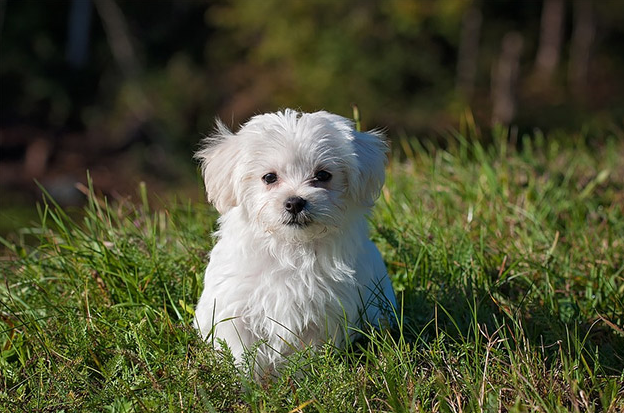
#> input picture images/dog_img.png, 624 x 413 px
$ python cv38_pyramid.py
#> lines starting #> are read from the running program, lines starting #| are printed output that depends on the picture; after the words box and inside, x2 and y2 are one past the last pixel; in counts of white or black regions, pixels touching at a corner belong together
# 영상 다운 샘플링
# cv2.pyrDown(src, dst, dstsize, borderType)
# src: 입력영상, dst: 출력영상
# dstsize: 출력영상크기, 따로 설정하지 않는 경우 입력영상의 가로,세로 1/2크기로 설정

import sys, cv2, numpy as np

src = cv2.imread('./images/dog_img.png')
#> src is the input picture: shape (413, 624, 3); mean B, G, R 52.9, 80.6, 77.6
if src is None:
    print("Image load failed")
    sys.exit()

# 강아지 얼굴에만 사각형 그리기
rc = (220,110,150,150) # (x,y,w,h)
cpy = src.copy() # 복사본. 원본은 건드리는거 아님
cv2.rectangle(cpy, rc, (0,0,255), 2)
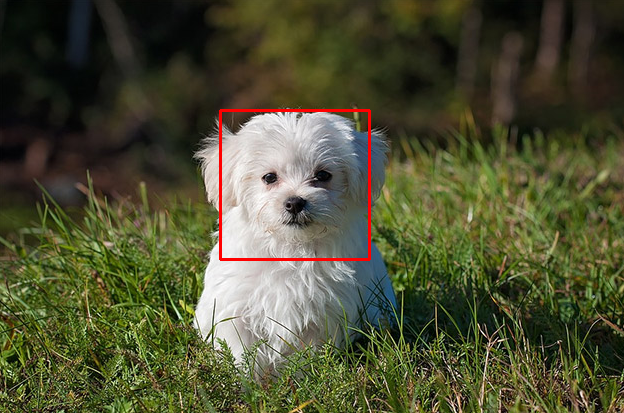
#> cpy: shape (413, 624, 3); 0.69% of pixels changed, all inside (x1, y1, x2, y2) = (219, 109, 371, 261)
cv2.imshow('src_origin',cpy)
cv2.waitKey()

for i in range(1,4):
    src = cv2.pyrDown(src) # 총 3번 줄어든다.
    cpy = src.copy()

    cv2.rectangle(cpy, rc, (0,0,255), 2, shift=i) # shift=i를 주게 되면, 사이즈가 줄어들 때 사각형이 따라서 줄어든다.
    cv2.imshow('src',cpy)
    cv2.waitKey()
    cv2.destroyWindow('src') # 다음 for문을 돌릴 때 이전창의 잔상을 없애기 위해서는 for문이 끝날 때마다 해당 창을 닫아줌.
#> this loop made 3 passes
#> pass 1, `src = cv2.pyrDown(src)`:
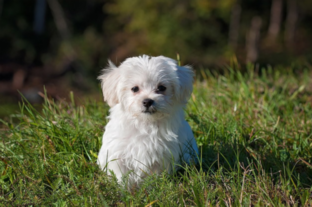
#> src: shape (207, 312, 3); mean B, G, R 52.9, 80.5, 77.6
#> pass 1, `cv2.imshow('src',cpy)`:
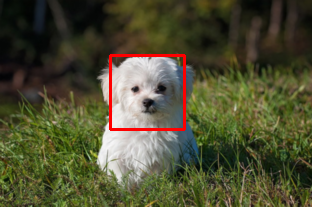
#> window 'src': shape (207, 312, 3); mean B, G, R 51.2, 78.8, 79.3
#> pass 2, `src = cv2.pyrDown(src)`:
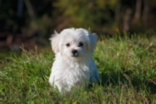
#> src: shape (104, 156, 3); mean B, G, R 52.8, 80.4, 77.5
#> pass 2, `cv2.imshow('src',cpy)`:
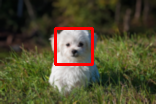
#> window 'src': shape (104, 156, 3); mean B, G, R 49.4, 76.8, 80.8
#> after the loop:
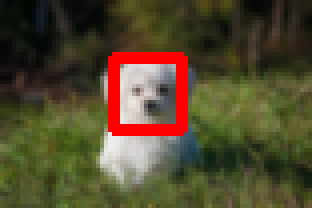
#> cpy: shape (52, 78, 3) (shown 4 times larger); mean B, G, R 46, 73.1, 83.2
#> after the loop:
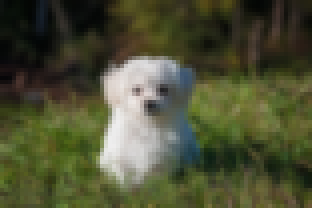
#> src: shape (52, 78, 3) (shown 4 times larger); mean B, G, R 52.7, 80.2, 77.2

cv2.destroyAllWindows()
